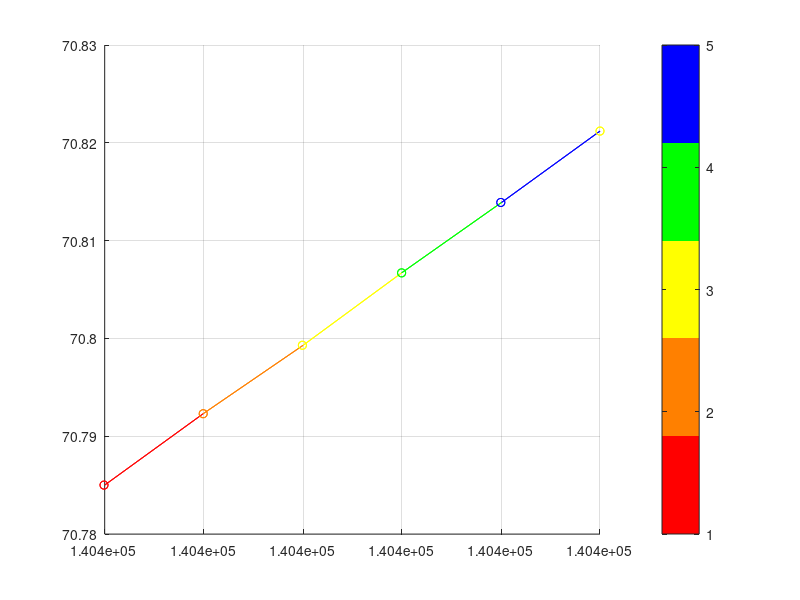

Reproduce this figure in MATLAB.
M=[140400 70.7850 1
 140401 70.7923 2
 140402 70.7993 3
 140403 70.8067 4
 140404 70.8139 5
 140405 70.8212 3];

x = M(:,1) ; %// extract "X" column
y = M(:,2) ; %// same for "Y"
c = M(:,3) ; %// extract color index for the custom colormap

%% // define your custom colormap
custom_colormap = [
    1  0 0 ; ... %// red
    1 .5 0 ; ... %// orange
    1  1 0 ; ... %// yellow
    0  1 0 ; ... %// green
    0  0 1 ; ... %// blue
    ] ;

%% // Prepare matrix data
xx=[x x];           %// create a 2D matrix based on "X" column
yy=[y y];           %// same for Y
zz=zeros(size(xx)); %// everything in the Z=0 plane
cc =[c c] ;         %// matrix for "CData"

%// draw the surface (actually a line)
hs=surf(xx,yy,zz,cc,'EdgeColor','interp','FaceColor','none','Marker','o') ;

colormap(custom_colormap) ;     %// assign the colormap
shading flat                    %// so each line segment has a plain color
view(2) %// view(0,90)          %// set view in X-Y plane
colorbar